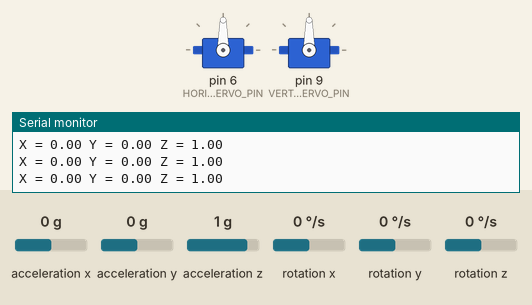
This sketch was run on a simulated Arduino Uno, built with avr-gcc and run on an emulated ATmega328P. Parts: 2 × servo, the last lines printed to the serial monitor. The test bench sets the inputs (shaded band); at power-on: acceleration x 0 g, acceleration y 0 g, acceleration z 1 g, rotation x 0 °/s, rotation y 0 °/s, rotation z 0 °/s.

Above: at 4.2 s.
4.3 s: acceleration x set to -1.4 g
At 4.9 s:
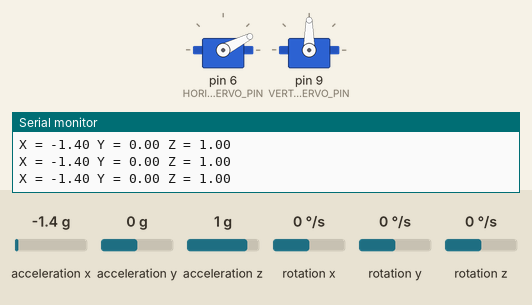
5.8 s: acceleration y set to -1.4 g
At 6.7 s:
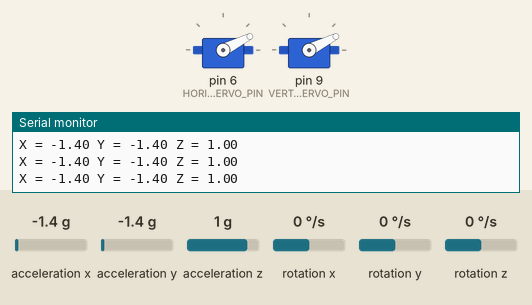
7.3 s: acceleration x set to -0.8 g
At 8.3 s:
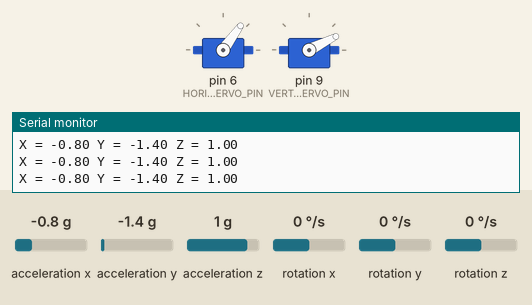
8.8 s: acceleration y set to -0.8 g
At 10.0 s:
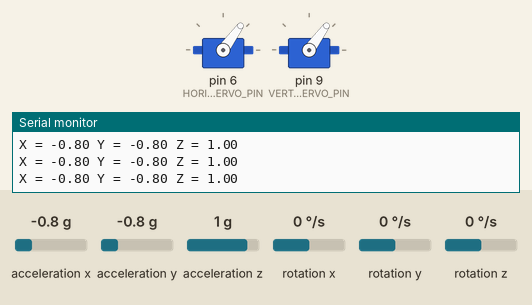
10.3 s: acceleration x set to 0 g
At 11.5 s:
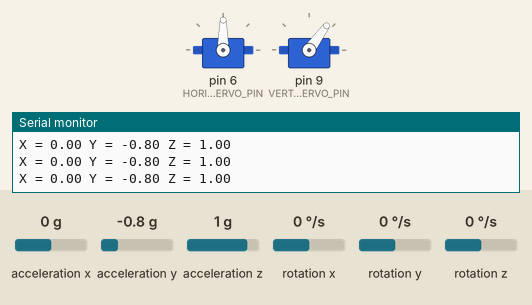
11.8 s: acceleration y set to -0.2 g
At 12.2 s:
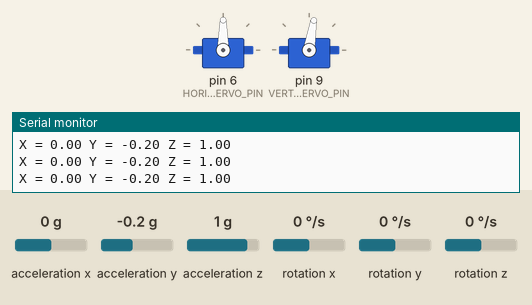
14.8 s: acceleration y set to 0.1 g
Timing chart, 0 to 17.8 s (numbered marks = the images above; inputs shaded):
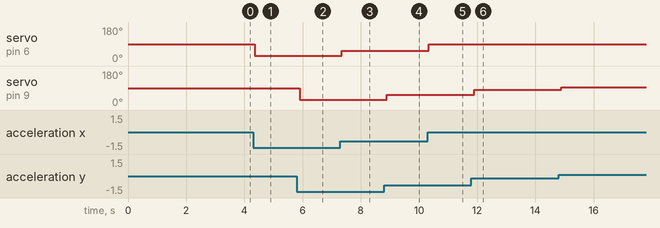

The sketch:

finnnale.ino
```cpp
#include <Wire.h>
#include <MPU6050_tockn.h>
#include <Servo.h>

// Define the pins for servo motors
#define HORIZONTAL_SERVO_PIN 6
#define VERTICAL_SERVO_PIN 9

// Create servo objects
Servo horizontalServo;
Servo verticalServo;

// Create an instance of the MPU6050 class
MPU6050 mpu6050(Wire);

// Target orientation (x=0, y=0, z=0)
const float targetX = 0.0;
const float targetY = 0.0;
const float targetZ = 0.0;

// Tolerance range within which the orientation is considered aligned
const float tolerance = 0.05;

// Function to set servo angles
void setServoAngle(Servo &servo, int angle) {
  // Ensure the angle is within bounds (0 to 180 degrees)
  angle = constrain(angle, 0, 180);
  servo.write(angle);
}

void setup() {
  // Start the serial communication
  Serial.begin(9600);

  // Initialize MPU6050
  Wire.begin();
  mpu6050.begin();
  mpu6050.calcGyroOffsets(true);

  Serial.println("MPU6050 initialized successfully!");

  // Attach servos to pins
  horizontalServo.attach(HORIZONTAL_SERVO_PIN);
  verticalServo.attach(VERTICAL_SERVO_PIN);
}

void loop() {
  // Update MPU6050 values
  mpu6050.update();

  // Read accelerometer values
  float accelX = mpu6050.getAccX();
  float accelY = mpu6050.getAccY();
  float accelZ = mpu6050.getAccZ();

  // Print out the accelerometer values
  Serial.print("X = ");
  Serial.print(accelX);
  Serial.print(" Y = ");
  Serial.print(accelY);
  Serial.print(" Z = ");
  Serial.println(accelZ);

  // Check if the current orientation is within the tolerance range of the target
  if (abs(accelX - targetX) > tolerance || abs(accelY - targetY) > tolerance || abs(accelZ - targetZ) > tolerance) {
    // Calculate servo angles to reduce the difference
    int horizontalAngle = map(accelX * 100, -200, 200, 0, 180);
    int verticalAngle = map(accelY * 100, -200, 200, 0, 180);

    // Set servo angles
    setServoAngle(horizontalServo, horizontalAngle);
    setServoAngle(verticalServo, verticalAngle);
  } else {
    // If within tolerance, hold position (optional, can be adjusted)
    setServoAngle(horizontalServo,90); // Neutral position, adjust as needed
    setServoAngle(verticalServo, 90);   // Neutral position, adjust as needed
  }

  // Add a small delay to avoid excessive servo movement
  delay(100);
}
```

Measured:
- after the input at 4.3 s, servo on pin 6 (HORIZONTAL_SERVO_PIN): 90° → 27° after 0.05 s
- after the input at 5.8 s, servo on pin 9 (VERTICAL_SERVO_PIN): 90° → 27° after 0.10 s
- after the input at 7.3 s, servo on pin 6 (HORIZONTAL_SERVO_PIN): 27° → 54° at once
- after the input at 8.8 s, servo on pin 9 (VERTICAL_SERVO_PIN): 27° → 54° after 0.09 s
- after the input at 10.3 s, servo on pin 6 (HORIZONTAL_SERVO_PIN): 54° → 90° at once
- after the input at 11.8 s, servo on pin 9 (VERTICAL_SERVO_PIN): 54° → 81° after 0.09 s
- after the input at 14.8 s, servo on pin 9 (VERTICAL_SERVO_PIN): 81° → 94° after 0.09 s
